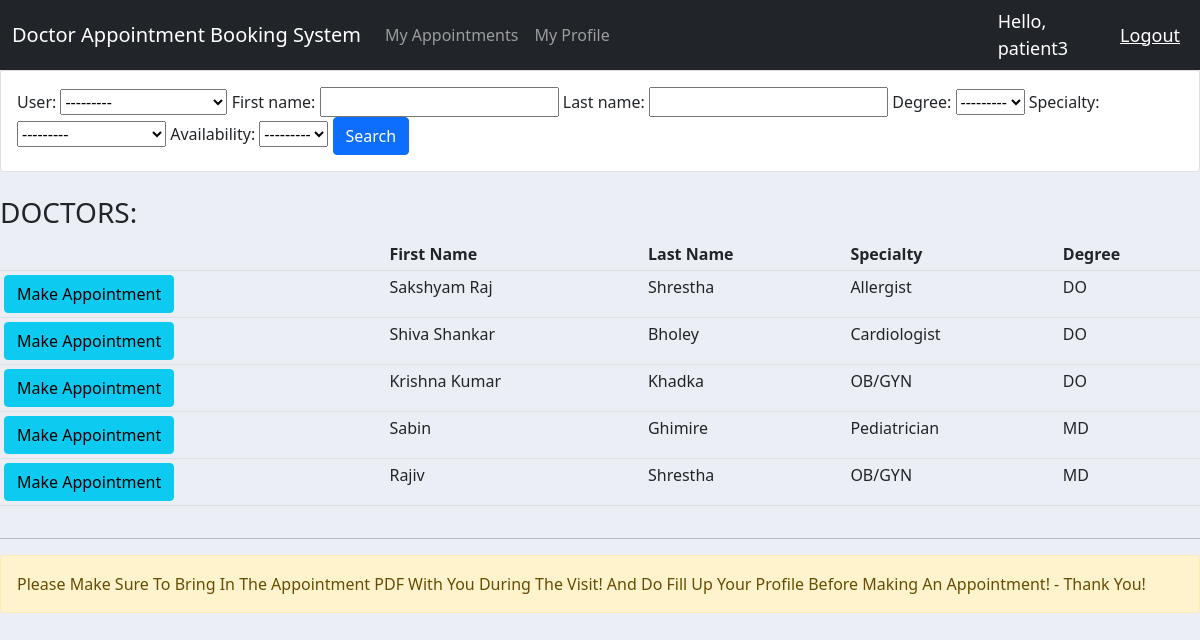
The page /user/ (signed in) on the database its author committed.
### core/models.py (models this page shows, shortened)
class Doctor(models.Model):
    DEGREE = (
        ('MD', 'MD'),
        ('DO', 'DO'),
    )
    SPECIALTY = (
        ('Pediatrician', 'Pediatrician'),
        ('Allergist', 'Allergists'),
        ('Dermatologist', 'Dermatologist'),
        ('Ophthalmologist', 'Ophthalmologist'),
        ('OB/GYN', 'OB/GYN'),
        ('Cardiologist', 'Cariologist'),
        ('Urologist', 'Urologist'),
        ('Neurologist', 'Neurologist'),
        ('Psychiatrist', 'Psychiatrist'),
    )
    AVAILABILITY = (
        ('Yes', 'Yes'),
        ('No', 'No'),
    )
    user = models.OneToOneField(User, null=True, on_delete=models.CASCADE)
    first_name = models.CharField(max_length=200)
    last_name = models.CharField(max_length=200)
    email = models.CharField(max_length=200)
    phone = models.CharField(max_length=10)
    address = models.CharField(max_length=1000)
    dob = models.DateField(null=True)
    degree = models.CharField(max_length=200, choices=DEGREE)
    specialty = models.CharField(max_length=200, choices = SPECIALTY)
    availability = models.CharField(max_length=200, choices=AVAILABILITY, null=True, blank=True)
    added_date = models.DateTimeField(auto_now_add=True)
    shift = models.ManyToManyField(Shift)

### core/decorators.py (the view)
        def wrapper_func(request, *args, **kwargs):
            group = None
            if request.user.groups.exists():
                group = request.user.groups.all()[0].name
            if group not in allowed_roles:
                return HttpResponse('<h1>You are not authorized to view this page</h1>')
            else:
                return view_func(request, *args, **kwargs)

### core/views.py (called while the page is built)
@login_required(login_url='login')
@allowed_users(allowed_roles=['patient'])
def userPageView(request):
    doctors = Doctor.objects.all()
    doctorFilter = DoctorsFilter(request.GET, queryset=doctors)
    doctors = doctorFilter.qs
    context = {
        'doctors': doctors,
        'doctorFilter': doctorFilter,
    }
    return render(request, 'core/usersHome.html', context)

### core/templates/core/usersHome.html
{% extends 'core/main.html' %}
{% block content %}
<div class="row">
    <div class="col">
        <div class="card card-body">
            <form method="get">
                {{doctorFilter.form}}
                <button class="btn btn-primary" type="submit">Search</button>
            </form>
        </div>
    </div>
</div>
<br>
<div class="row">
    <div class="col">
        <h3>DOCTORS:</h3>
        <table class="table table-sm">
            <tr>
                <th></th>
                <th>First Name</th>
                <th>Last Name</th>
                <th>Specialty</th>
                <th>Degree</th>
            </tr>
            {% for doctor in doctors %}
                <tr>
                    <td><a href="{% url 'makeAppointment' doctor.id %}" class="btn btn-md btn-block btn-info">Make Appointment</a></td>
                    <td>{{ doctor.first_name }}</td>
                    <td>{{ doctor.last_name }}</td>
                    <td>{{ doctor.specialty }}</td>
                    <td>{{ doctor.degree }}</td>
                </tr>
            {% endfor %}
        </table>
    </div>
</div>
<hr>
<div class="alert alert-warning" role="alert">
    Please Make Sure To Bring In The Appointment PDF With You During The Visit! And Do Fill Up Your Profile Before Making An Appointment! - Thank You!
</div>
{% endblock content %}

### core/templates/core/navbar.html (shortened to what this page needs)
<nav class="navbar navbar-expand-lg navbar-dark bg-dark">
    <div class="container-fluid">
      <a class="navbar-brand" href="{% url 'admin' %}">Doctor Appointment Booking System</a>
      <div class="collapse navbar-collapse" id="navbarNav">
        <ul class="navbar-nav">
            {% if request.user.is_staff %}
                {% comment %} <li class="nav-item">
                    <a class="nav-link" href="#">Admins</a>
                </li> {% endcomment %}
                <li class="nav-item">
                    <a class="nav-link" href="{% url 'doctorsList' %}">Doctors</a>
                </li>
                <li class="nav-item">
                    <a class="nav-link" href="{% url 'patientsList' %}">Patients</a>
                </li>
            {% else %}
                <li class="nav-item">
                    <a class="nav-link" href="{% url 'myAppointments' %}">My Appointments</a>
                </li>
                <li class="nav-item">
                    <a class="nav-link" href="{% url 'account' %}">My Profile</a>
                </li>
            {% endif %}
        </ul>
      </div>
    </div>
    <span class="hello-msg">Hello, {{request.user}}</span>
    <span><a href="{% url 'logout' %}" class="hello-msg">Logout</a></span>
  </nav>

### core/templates/core/main.html (style rules this page uses)
body { background-color: #ebeff5; }

### core/templates/core/navbar.html (style rules this page uses)
.hello-msg { font-size: 18px; color: #fff; margin-right: 20px; }

### rows shown on the page
Doctor: first_name "Sakshyam Raj", last_name "Shrestha", specialty "Allergist", degree "DO"
Doctor: first_name "Shiva Shankar", last_name "Bholey", specialty "Cardiologist", degree "DO"
Doctor: first_name "Krishna Kumar", last_name "Khadka", specialty "OB/GYN", degree "DO"
Doctor: first_name "Sabin", last_name "Ghimire", specialty "Pediatrician", degree "MD"
Doctor: first_name "Rajiv", last_name "Shrestha", specialty "OB/GYN", degree "MD"

### other values the page prints
{{ request.user }} "patient3"
